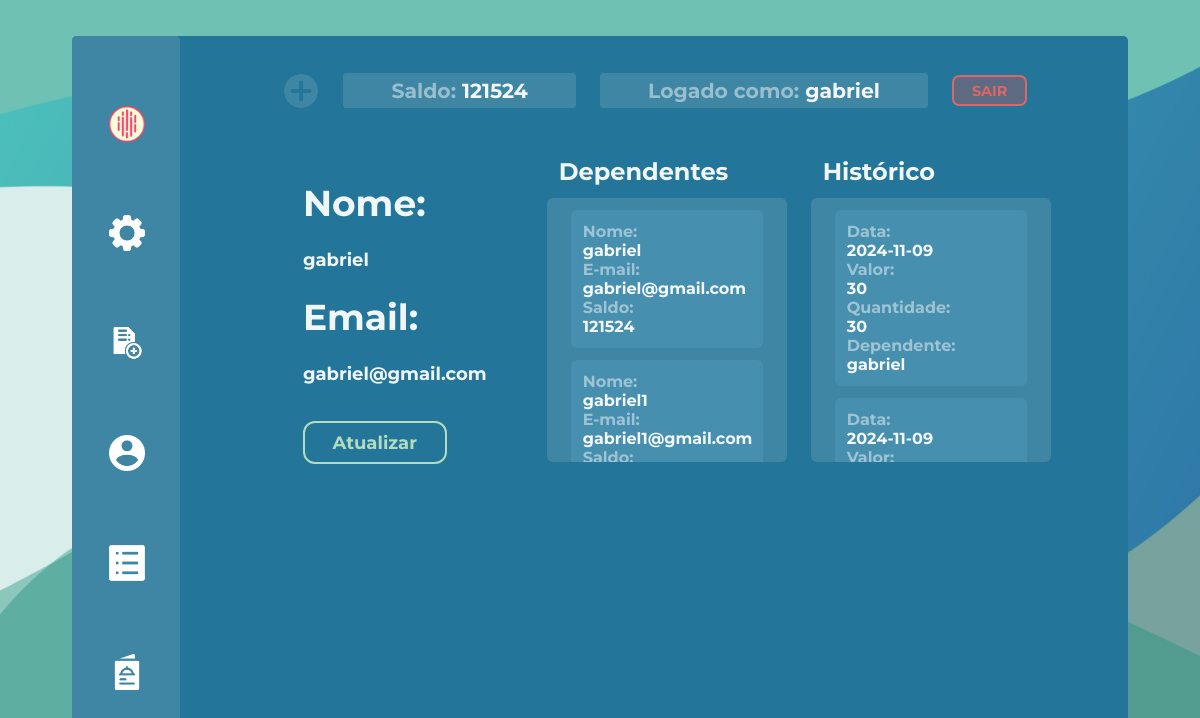
Before: /perfil (signed in) with the older database file.
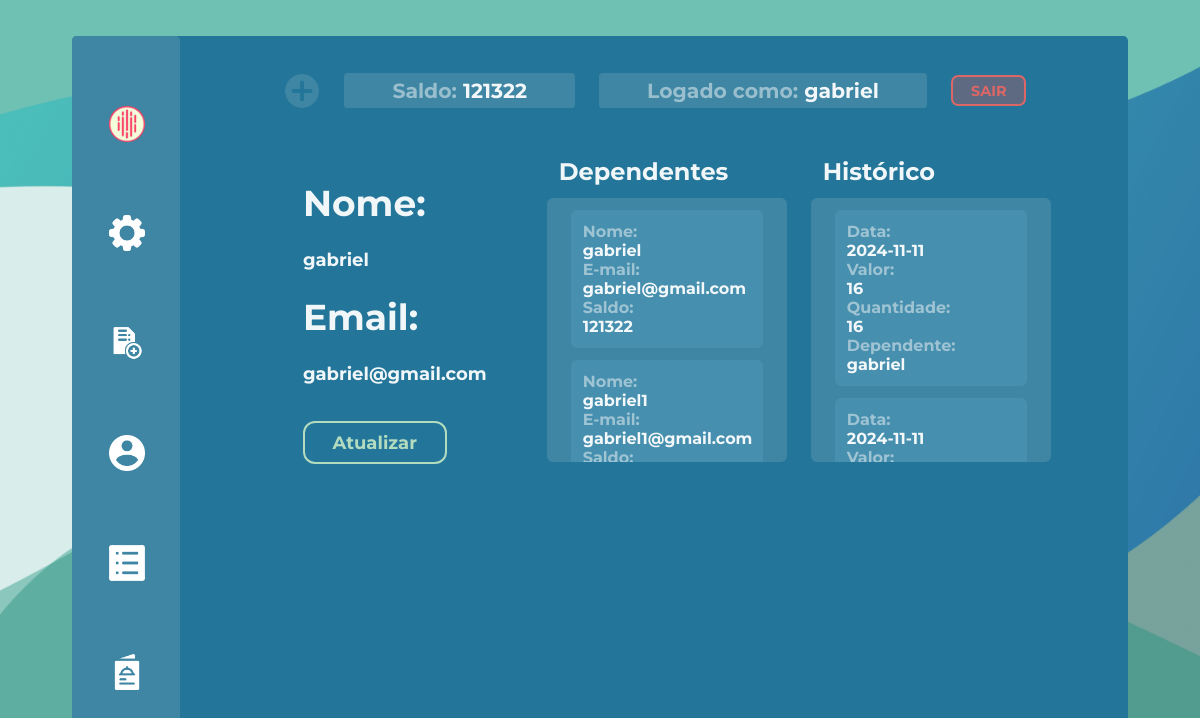
After: the same page with the newer database file.
### projeto/models.py (models this page shows, shortened)
class Dependente(db.Model, UserMixin):
    id = db.Column(db.Integer, primary_key=True, autoincrement=True)
    saldo = db.Column(db.Integer, nullable=False, unique=False, default=0)
    usuario = db.Column(db.String(length=30), nullable=False, unique=True)
    email = db.Column(db.String(length=30), nullable=False, unique=True)
    senha = db.Column(db.String(length=30), nullable=False)
    idResponsavel = db.Column(db.Integer)
    imagemPerfil = db.Column(db.LargeBinary)  # ATRIBUTO PARA IMAGEM
    user_type = 'dependente'
    @property
    def senhacrip(self):
        return self.senhacrip

class Historico(db.Model):
    id = db.Column(db.Integer, primary_key = True)
    nomeProduto = db.Column(db.String, nullable=False)
    data = db.Column(db.Date, nullable=False)
    valor = db.Column(db.Integer, nullable=False)
    quantidade = db.Column(db.Integer, nullable=False)
    idDependente = db.Column(db.Integer, nullable=False)
    nomeDependente = db.Column(db.String, nullable=False)

### projeto/routes.py (the view)
@app.route('/perfil')
@login_required
def PerfilPage():
    dependentes = Dependente.query.filter_by(idResponsavel=current_user.id).all()
    historicos = []
    for dependente in dependentes:
        historicos.extend(Historico.query.filter_by(idDependente=dependente.id).order_by(desc(Historico.id)).all())
    return render_template('PerfilResponsavel.html', dependentes=dependentes, historicos=historicos)

### projeto/models.py (called while the page is built)
@login_manager.user_loader
def load_user(user_id):
    user_type = session.get('user_type')
    if user_type == 'responsavel':
        return Responsavel.query.get(int(user_id))
    elif user_type == 'dependente':
        return Dependente.query.get(int(user_id))
    elif user_type == 'funcionario':
        return Funcionario.query.get(int(user_id))
    return None

### projeto/templates/PerfilResponsavel.html (shortened to what this page needs)
{%extends 'baseResponsavel.html' %}
{%block conteudo%}
<header>
    <div>
        <img onclick="adicionarSaldoModal()" class="adicionarButton" src="{{url_for('static', filename='imagens/adicionar.png')}}">
      </div>
    <div class="saldoHeader">
        <h1>Saldo: </h1>
        <p class="saldoText">{{current_user.saldo}}</p>
    </div>
    <div class="saldoHeader">
        <h1>Logado como: </h1>
        <p class="saldoText">{{current_user.usuario}}</p>
    </div>
    <div>
        <a class="botãoContainerLogout" href="{{url_for('logout')}}">
            SAIR
    </a>
    </div>
</header>
<section class="perfilPage">
    <div class="perfildiv">
        <strong>Nome: </strong>
        <p>{{current_user.usuario}}</p>
        <strong>Email: </strong>
        <p>{{current_user.email}}</p>
        <a class="botãoContainer1" href="{{url_for('atualizar', id=current_user.id)}}">Atualizar</a>
        </div>
        <div class="lista">
            <h1>Dependentes</h1>
            <div class="dadosLista">
            {% for i in dependentes%}
            <div>
                <p>Nome: <p class="saldoText">{{ i.usuario}}</p></p>
                <p>E-mail: <p class="saldoText">{{ i.email}}</p></p>
                <p>Saldo: <p class="saldoText">{{ i.saldo}}</p></p>
            </div>
                {% endfor%}
            </div>
        </div>
        <div class="lista">
            <h1>Histórico</h1>
            <div class="dadosLista">
            {% for i in historicos%}
                <div>
                <p>Data: <p class="saldoText">{{ i.data}}</p></p>
                <p>Valor: <p class="saldoText">{{ i.valor}}</p></p>
                <p>Quantidade: <p class="saldoText">{{ i.quantidade}}</p></p>
                {% for ii in dependentes %}
                    {% if ii.id == i.idDependente %}
                    <p>Dependente: <p class="saldoText">{{ ii.usuario}}</p></p>
                    {% endif %}
                {% endfor %}
            </div>
            {% endfor%}
        </div>
        </div>
</section>
{%endblock%}

### projeto/templates/baseResponsavel.html (shortened to what this page needs)
    <!DOCTYPE html>
<html lang="en">
<head>
    <link rel="stylesheet" href="{{url_for('static', filename='style.css')}}">
    <link rel="stylesheet" src="https://cdn.jsdelivr.net/npm/bootstrap@5.3.2/dist/css/bootstrap.min.css">
</head>
<body>
    <div class="container">
        <div class="sidebarResponsavel">
            <div><a href="{{url_for('homeResponsavel')}}"><img src="{{url_for('static', filename='imagens/RealLove.png')}}"><p style="text-align:center">MySnack</a></p></div>
            <div><a href="{{url_for('adicionarDependente')}}"><img src="{{url_for('static', filename='imagens/config.png')}}"><p>CADASTRAR</a></p></div>
            <div><a href="{{url_for('escolherDependente')}}"><img src="{{url_for('static', filename='imagens/registro.png')}}"><p>GERENCIAR</a></p></div>
            <div><a href="{{url_for('PerfilPage')}}"><img src="{{url_for('static', filename='imagens/botaoPerfil.png')}}"><p>CONTA</a></p></div>
            <div><a href="{{url_for('historico')}}"><img src="{{url_for('static', filename='imagens/Historico.svg')}}"><p>HISTÓRICO</a></p></div>
            <div><a href="{{url_for('cardapio')}}"><img src="{{url_for('static', filename='imagens/cardapio.png')}}"><p>CARDÁPIO</a></p></div>
        </div>
        <div class="bodyBaseResponsavel">
            {%block conteudo%}
            {%endblock%}
        </div>
    </div>
</body>
</html>

### projeto/static/style.css (style rules this page uses)
* { padding: 0; margin: 0; font-family: "Montserrat"; font-weight: bold; color: #ffffffef; }
.adicionarButton { width: 3vw; }
.botãoContainerLogout { font-weight: 700; color: #dd6666; font-size: 1.2vw; text-align: center; background-color: #df4e4e4f; padding: 0.4vw; padding-inline: 1.5vw; border-radius: 0.6vw; border: solid #dd6666 0.2vw; }
.botãoContainer1 { font-weight: 700; color: #b2dbbf; font-size: 1.5vw; text-align: center; background-color: #237699; padding: 0.7vw; padding-inline: 2.3vw; max-width: fit-content; border-radius: 1vw; border: solid #b2dbbf 0.2vw; margin-block: 1vw; }
.perfildiv { display: flex; flex-direction: column; margin: 3vw; margin-left: 10vw; gap:2vw }
.perfildiv p { font-size: 1.5vw; }
.perfildiv strong { font-size: 3vw; }
.perfilPage { display: flex; gap:2vw; }
header div { display: flex; flex-direction: row; gap:1vw; margin: 1vw; }
header a { width: fit-content; }
header { display: flex; height: 15%; justify-content: center; align-items: center; }
header h1 { font-size: 1.7vw; color: #ffffff79; }
.dadosLista p { color: #ffffff79; }
.dadosLista div { background-color: #5aa1c057; margin-bottom: 1vw; padding: 1vw; border-radius: 0.5vw; }
.dadosLista .saldoText { color: #ffffffef; }
.saldoHeader { background-color: hsl(197, 45%, 44%); width: fit-content; height: fit-content; padding: 0.4vw; border-radius: 0.3vw; padding-inline: 4vw; display: flex; flex-direction: row; gap:0.5vw; }
header .saldoText { color: #ffffffef; font-size: 1.7vw; }
body { background-color: rgb(112, 112, 112); height: calc(100vh - var(--margin-principal) * 2) !important; background-image: url(imagens/FotoFundo1.png); background-size: cover; height: 100vh; overflow-y: hidden; }
:root { --margin-principal: 3vw; --margin-principal-inline: 4vw; }
a { text-decoration: none; }
.container { display: flex; flex-direction: row; height: calc(100vh - var(--margin-principal) * 2); margin-top: var(--margin-principal); margin-inline: var(--margin-principal-inline); margin-bottom: var(--margin-principal); background-color: #237699; overflow: auto; border-radius: 0.4vw; }
.container { width: 88%; margin-inline: auto; }
.sidebarResponsavel { display: flex; flex-direction: column; width: 9%; background-color: hsl(197, 45%, 44%); position: absolute; border-radius: 0.4vw; height: calc(100vh - var(--margin-principal) * 2); justify-content: space-evenly; align-items: center; }
.dadosLista { padding: 1vw; padding-inline: 2vw; background-color: hsl(197, 45%, 44%); border-radius: 0.5vw; justify-content: center; }
.dadosLista { overflow: hidden; max-height: 20vw; overflow-y: auto; }
.bodyBaseResponsavel { margin-left: 10.5%; width: 90%; }
.lista h1 { margin: 1vw; font-size: 2vw; }
.lista { width: 20vw; }
.sidebarResponsavel { transition: 0.7s; align-items: center; align-items: flex-start; }
.sidebarResponsavel div { margin-left: 3.1vw; gap: 1vw; }
.sidebarResponsavel div { display: flex; align-items: center; }
.sidebarResponsavel img { width: 3vw; height: 3vw; }

Changed rows visible on the page:
no longer on this page (row unchanged): Historico: data "2024-11-09", valor "30", quantidade "30", Dependente (usuario "gabriel")
no longer on this page (row unchanged): Historico: data "2024-11-09"
changed Dependente "gabriel": saldo "121524" → "121322"
added Historico: data "2024-11-11", valor "16", quantidade "16", Dependente (usuario "gabriel")
added Historico: data "2024-11-11"
